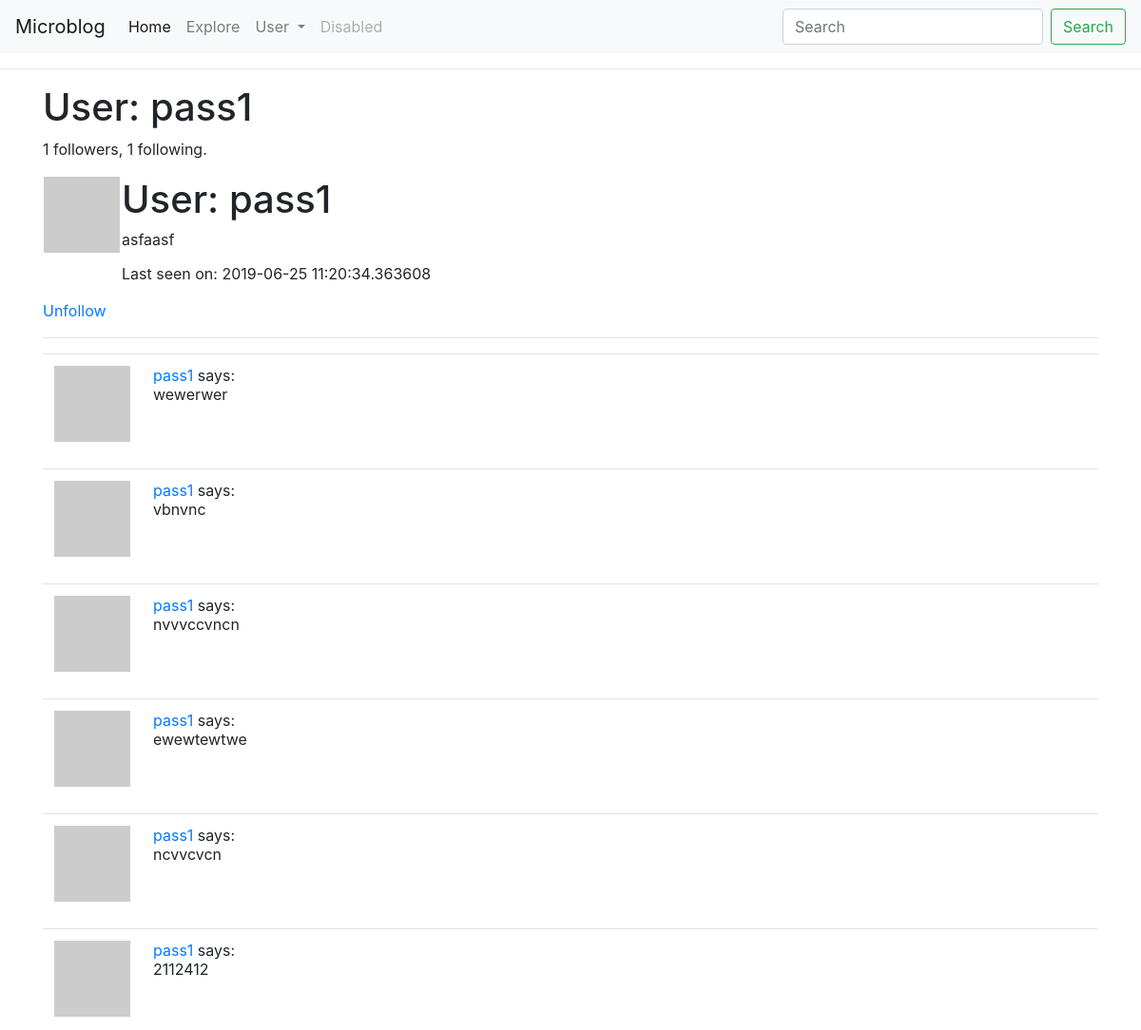
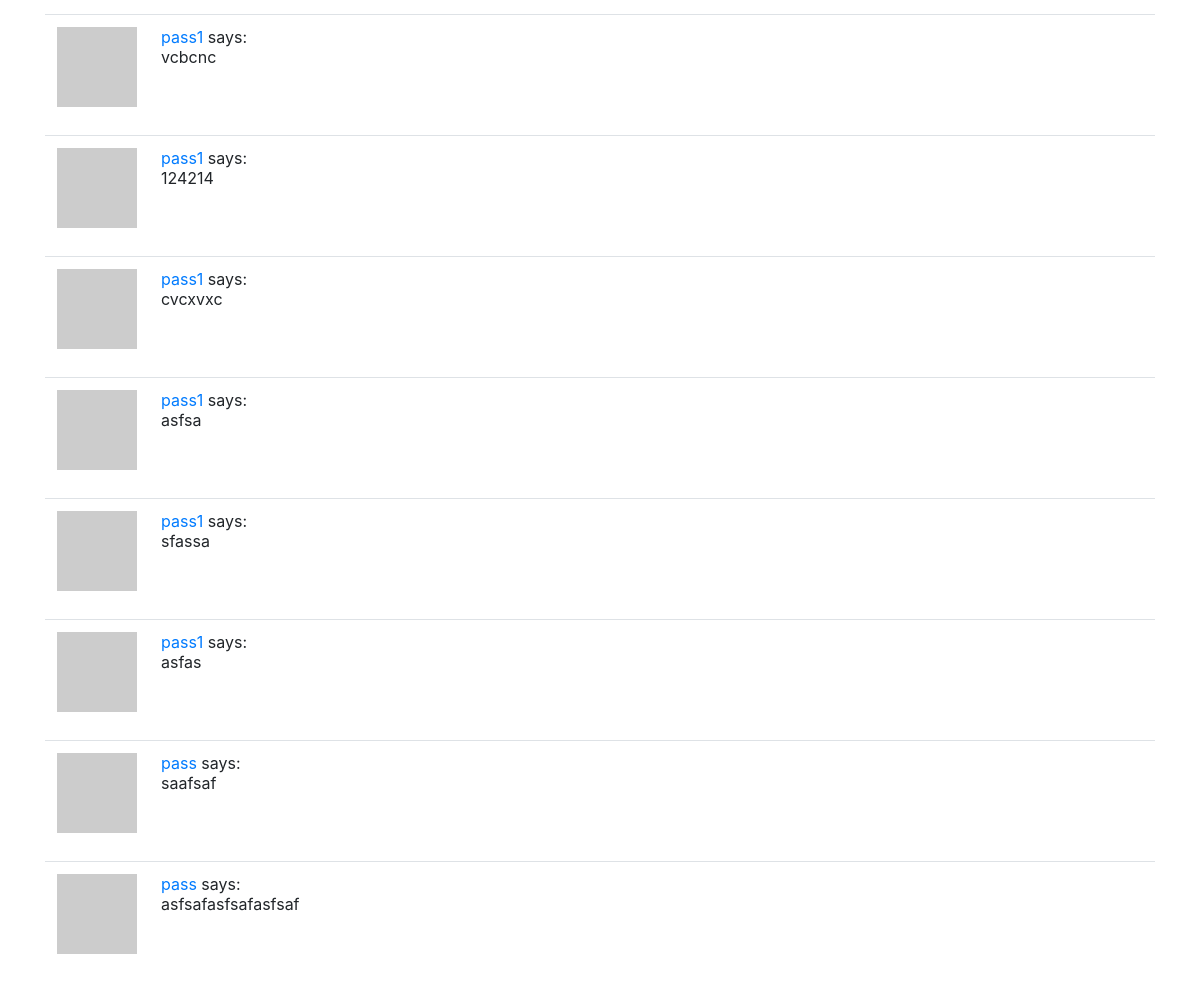
/user/pass1 (signed in), run on the app's committed database (2 pictures, top to bottom).
### app/models.py (models this page shows, shortened)
class User(UserMixin, db.Model):
    id = db.Column(db.Integer, primary_key=True)
    username = db.Column(db.String(64), index=True, unique=True)
    email = db.Column(db.String(120), index=True, unique=True)
    password_hash = db.Column(db.String(128))
    about_me = db.Column(db.String(140))
    last_seen = db.Column(db.DateTime, default=datetime.utcnow)
    posts = db.relationship("Post", backref="author", lazy="dynamic")
    followed = db.relationship(
        'User', secondary=followers,
        primaryjoin=(followers.c.follower_id == id),
        secondaryjoin=(followers.c.followed_id == id),
        backref=db.backref('followers', lazy='dynamic'), lazy='dynamic')
    def avatar(self, size):
        digest = md5(self.email.lower().encode('utf-8')).hexdigest()
        return "https://www.gravatar.com/avatar/{}?d=identicon&s={}".format(digest, size)
    def is_following(self, user):
        return self.followed.filter(
            followers.c.followed_id == user.id).count() > 0
    def followed_posts(self):
        followed = Post.query.join(
            followers, (followers.c.followed_id == Post.user_id)).filter(
                followers.c.follower_id == self.id)
        own = Post.query.filter_by(user_id=self.id)
        return followed.union(own).order_by(Post.timestamp.desc())

class Post(db.Model):
    id = db.Column(db.Integer, primary_key=True)
    body = db.Column(db.String(140))
    timestamp = db.Column(db.DateTime, index=True, default = datetime.utcnow)
    user_id = db.Column(db.Integer, db.ForeignKey("user.id"))

### app/routes.py (the view)
@app.route('/user/<username>', methods=['POST', 'GET'])
@login_required
def user(username):
    user = User.query.filter_by(username=username).first_or_404()
    page = request.args.get('page', 1, type=int)
    posts = current_user.followed_posts().paginate(page, app.config["POSTS_PER_PAGE"], False)
    next_url = url_for("user", username=user.username, page=posts.next_num) if posts.has_next else None
    prev_url = url_for("user", username=user.username, page=posts.prev_num) if posts.has_prev else None
    return render_template("user.html", user=user, posts=posts.items, next_url=next_url, prev_url=prev_url)

### app/models.py (called while the page is built)
@login.user_loader
def load_user(id):
    return User.query.get(int(id))

### app/routes.py (called while the page is built)
@app.before_request
def before_request():
    if current_user.is_authenticated:
        current_user.last_seen = datetime.utcnow()
        db.session.commit()

### app/templates/user.html (shortened to what this page needs)
{% extends "base.html" %}
{% block content %}
	<h1>User: {{ user.username }}</h1>
	<table>
		<tr valign="top">
			<td><img src="{{user.avatar(128)}}" ></td>
			<td> <h1>User: {{ user.username }} </h1>
			{% if user.about_me %} <p> {{ user.about_me }} </p> {% endif %}
			{% if user.last_seen %} <p> Last seen on: {{ user.last_seen }}</p>{% endif %}
			</td>
			<p>{{ user.followers.count() }} followers, {{ user.followed.count() }} following.</p>
		</tr>
	</table>
	{% if user == current_user %}
		<p><a href="{{ url_for('edit_profile') }}">Edit your profile</a></p>
		{% elif not current_user.is_following(user) %}
		<p><a href="{{ url_for('follow', username=user.username) }}">Follow</a></p>
		{% else %}
		<p><a href="{{ url_for('unfollow', username=user.username) }}">Unfollow</a></p>
	{% endif %}
	<hr>
	{% for post in posts %}
		{% include '_post.html' %}
	{% endfor %}
{% endblock %}

### app/templates/_post.html
<table class="table table-hover">
        <tr>
            <td width="70px">
                <a href="{{ url_for('user', username=post.author.username) }}">
                    <img src="{{ post.author.avatar(70) }}" />
                </a>
            </td>
            <td>
                <a href="{{ url_for('user', username=post.author.username) }}">
                    {{ post.author.username }}
                </a>
                says:
                <br>
                {{ post.body }}
            </td>
        </tr>
    </table>

### data on the page
User: username "pass1", about_me "asfaasf", last_seen "2019-06-25 11:20:34.363608"
Post: author.username "pass1", body "wewerwer"
Post: author.username "pass1", body "vbnvnc"
Post: author.username "pass1", body "nvvvccvncn"
Post: author.username "pass1", body "ewewtewtwe"
Post: author.username "pass1", body "ncvvcvcn"
Post: author.username "pass1", body "2112412"
Post: author.username "pass1", body "vcbcnc"
Post: author.username "pass1", body "124214"
Post: author.username "pass1", body "cvcxvxc"
Post: author.username "pass1", body "asfsa"
Post: author.username "pass1", body "sfassa"
Post: author.username "pass1", body "asfas"
Post: author.username "pass", body "saafsaf"
Post: author.username "pass", body "asfsafasfsafasfsaf"

### other printed values
{{ user.followers.count() }} "1"
{{ user.followed.count() }} "1"
